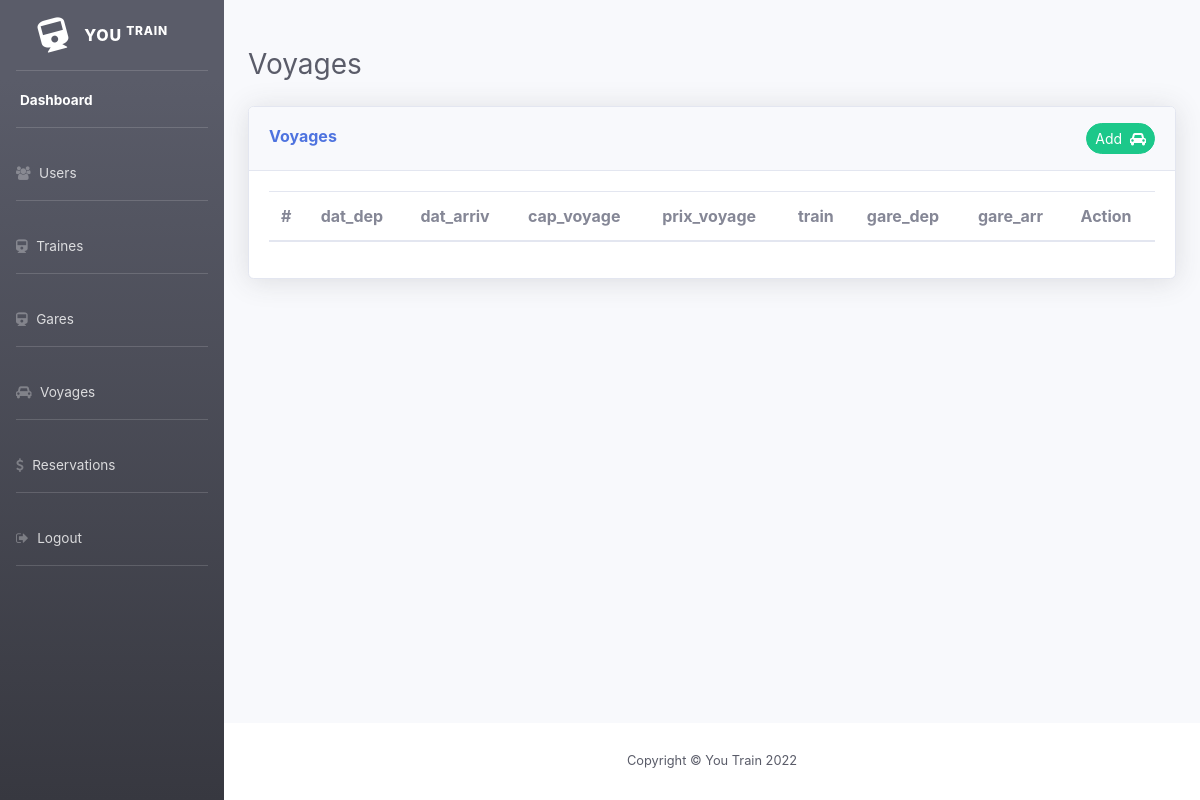
The app's page /view/voyages.php, older data.
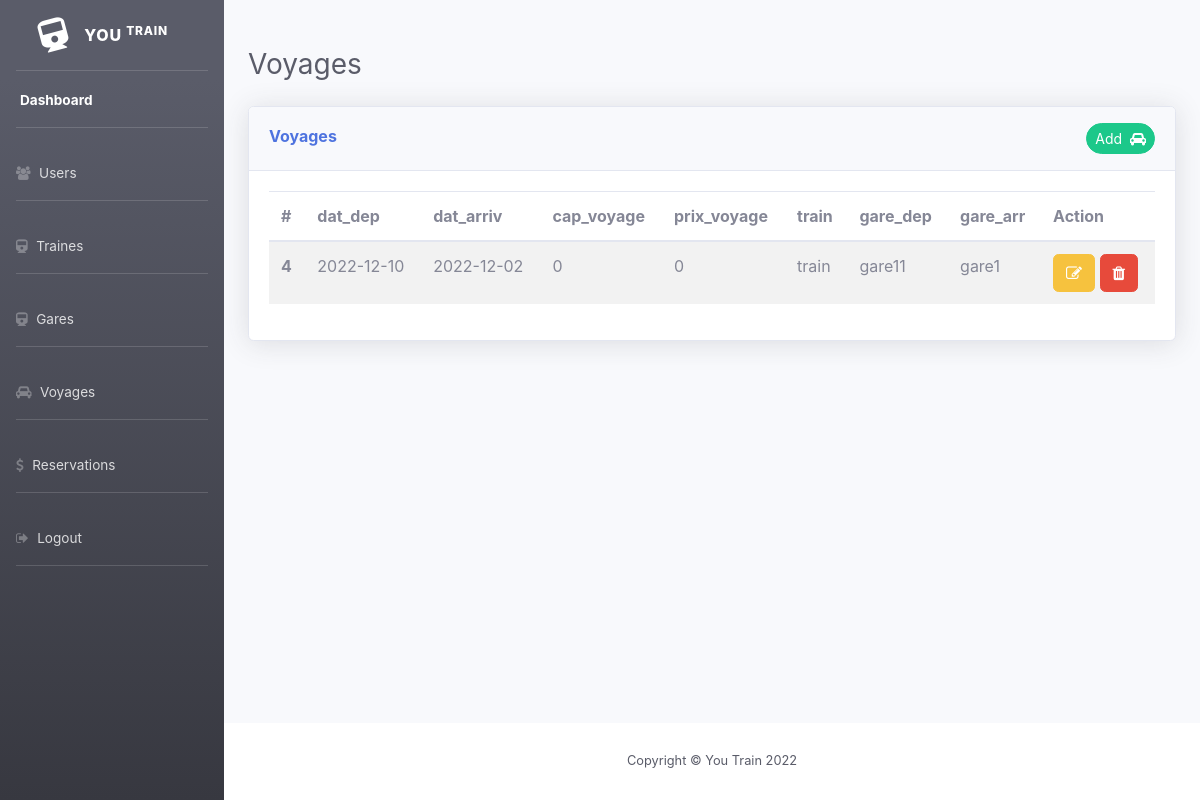
The same page, newer data.
### tables this page shows
CREATE TABLE `voyages` (
  `id` int(11) NOT NULL,
  `date_dep` date DEFAULT NULL,
  `date_arr` date DEFAULT NULL,
  `cap_voyage` int(11) NOT NULL,
  `prix_voyage` int(11) NOT NULL,
  `id_train` int(11) DEFAULT NULL,
  `id_gare_dep` int(11) DEFAULT NULL,
  `id_gare_arr` int(11) DEFAULT NULL
);

CREATE TABLE `trains` (
  `id` int(11) NOT NULL,
  `nom` varchar(255) DEFAULT NULL,
  `capacite_train` int(11) DEFAULT NULL,
  `vitesse` int(11) DEFAULT NULL,
  `etat` int(11) DEFAULT NULL
);

CREATE TABLE `gares` (
  `id` int(11) NOT NULL,
  `nom` varchar(255) DEFAULT NULL,
  `id_ville` int(11) DEFAULT NULL
);

### modal/dbTrain.php (called while the page is built)
<?php
   class DbTrain {
    private $host = "localhost";
    private $user = "root";
    private $pwd = "";
    private $dbName = "management_traines";
    protected  function connexion(){
        try{
        $dsn = 'mysql:host='.$this->host.';dbname=' .$this->dbName;
        $pdo = new PDO($dsn, $this->user, $this->pwd);
        $pdo->setAttribute(PDO::ATTR_DEFAULT_FETCH_MODE, PDO::FETCH_ASSOC);
        return $pdo;
    }catch(PDOException $exp){
            echo 'Erreur' . $exp->getCode() . 'message' . $exp->getMessage();
            die();
    }
    }
   }

### modal/voyagesModal.php (called while the page is built, shortened)
<?php
require_once 'dbTrain.php';
    class VoyagesModal extends DbTrain {
        public function getVoyages(){
        $sql = "SELECT v.*,t.nom as 'nom-train',g1.nom as 'gare-depart',g2.nom as 'gare-arriver' FROM voyages v
        left join trains t on v.id_train=t.id
        left join gares g1 on v.id_gare_dep=g1.id
        left join gares g2 on v.id_gare_arr=g2.id
        ";
        $stm = $this->connexion()->query($sql);
        $result=$stm->fetchAll();
        return $result;
        }
}

### view/voyages.php (the view, shortened to what this page needs)
<?php
include '../modal/voyagesModal.php';
$voyage = new VoyagesModal;
$resultVoyage = $voyage->getVoyages();
?>
<!DOCTYPE html>
<html lang="en">
<head>
    <link rel='stylesheet' href='https://cdnjs.cloudflare.com/ajax/libs/font-awesome/4.7.0/css/font-awesome.min.css'>
    <link href="../css/sb-admin-2.min.css" rel="stylesheet">
</head>
<body>
<div id="wrapper">
<?php include('sidebar.php'); ?>
<div id="content-wrapper" class="d-flex flex-column">
        <div id="content">
            <div class="container-fluid">
                <div class="d-sm-flex align-items-center justify-content-between mb-4 mt-5">
                    <h1 class="h3 mb-0 text-gray-800">Voyages</h1>
                </div>
                <div class="card shadow mb-4">
                        <div class="card-header py-3 d-flex justify-content-between">
                          <div> <h6 class="mt-1 font-weight-bold text-primary">Voyages</h6></div>
                            <div class=''>
                                <button type="button" class="btn btn-success btn-sm rounded-pill" data-bs-toggle="modal" data-bs-target="#addVoyage" id="add-voyage">
                                  <span>Add &nbsp;<i class="fa fa-car"></i></span>
                                </button>
                              </div>
                        </div>
                        <div class="card-body">
                            <div class="table-responsive">
                            <table id="table-gares" class="table table-striped" style="width:100%">
        <thead>
        <tr>
            <th scope="col">#</th>
            <th scope="col">dat_dep</th>
            <th scope="col">dat_arriv</th>
            <th scope="col">cap_voyage</th>
            <th scope="col">prix_voyage</th>
            <th scope="col">train</th>
            <th scope="col">gare_dep</th>
            <th scope="col">gare_arr</th>
            <th scope="col">Action</th>
          </tr>
        </thead>
        <tbody>
          <?php
          foreach($resultVoyage as $voyage){
          ?>
        <tr>
              <th scope="row"><?php echo $voyage['id']; ?></th>
              <td id='td-1'><?php echo $voyage['date_dep']; ?></td>
              <td id='td-2'><?php echo $voyage['date_arr']; ?></td>
              <td id='td-2-1'><?php echo $voyage['cap_voyage']; ?></td>
              <td id='td-2-2'><?php echo $voyage['prix_voyage']; ?></td>
              <td id='td-3' data-train="<?php echo $voyage['id_train']; ?>"><?php echo $voyage['nom-train']; ?></td>
              <td id='td-4'data-gare-dep="<?php echo $voyage['id_gare_dep']; ?>"><?php echo $voyage['gare-depart']; ?></td>
              <td id='td-5' data-gare-arr="<?php echo $voyage['id_gare_arr']; ?>"><?php echo $voyage['gare-arriver']; ?></td>
              <td>
              <button data-bs-toggle="modal" data-bs-target="#addVoyage" onclick="edit(<?php echo $voyage['id']; ?>)"  class="btn btn-warning"  id="<?php echo $voyage['id']; ?>"><i class="fa fa-edit"></i></button>
             <a  href="../controller/deleteVoyage.php?id=<?php echo $voyage['id']; ?>" onclick="return confirm('Are you sure you want to delete this voyage?')" class="btn btn-danger"><i class="fa fa-trash"></i></a>
              </td>
        </tr>
     <?php }?>
        </tbody>
       </table>
                               </div>
                           </div>
                       </div>
               </div>
           </div>
       <?php include('footer.php')?>
       </div>
   </div>
   </body>
   </html>

Row changes from the older to the newer data that the page shows:
added voyages: id "4", date_dep "2022-12-10", date_arr "2022-12-02", cap_voyage "0", prix_voyage "0", id_train.nom "train", id_gare_dep.nom "gare11", id_gare_arr.nom "gare1"
